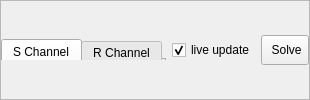
               <widget class="QFrame" name="frame_4">
                <property name="sizePolicy">
                 <sizepolicy hsizetype="Preferred" vsizetype="Fixed">
                  <horstretch>0</horstretch>
                  <verstretch>0</verstretch>
                 </sizepolicy>
                </property>
                <property name="frameShape">
                 <enum>QFrame::StyledPanel</enum>
                </property>
                <property name="frameShadow">
                 <enum>QFrame::Raised</enum>
                </property>
                <layout class="QHBoxLayout" name="horizontalLayout_15">
                 <property name="leftMargin">
                  <number>0</number>
                 </property>
                 <property name="topMargin">
                  <number>0</number>
                 </property>
                 <property name="rightMargin">
                  <number>0</number>
                 </property>
                 <property name="bottomMargin">
                  <number>0</number>
                 </property>
                 <item>
                  <widget class="QTabWidget" name="tabWidget_mechanics_chn">
                   <property name="maximumSize">
                    <size>
                     <width>16777215</width>
                     <height>21</height>
                    </size>
                   </property>
                   <property name="currentIndex">
                    <number>0</number>
                   </property>
                   <widget class="QWidget" name="tab_settings_mechanis_sampchn">
                    <attribute name="title">
                     <string>S Channel</string>
                    </attribute>
                   </widget>
                   <widget class="QWidget" name="tab_settings_mechanis_refchn">
                    <attribute name="title">
                     <string>R Channel</string>
                    </attribute>
                   </widget>
                  </widget>
                 </item>
                 <item>
                  <widget class="QCheckBox" name="checkBox_settings_mech_liveupdate">
                   <property name="toolTip">
                    <string>&lt;html&gt;&lt;head/&gt;&lt;body&gt;&lt;p&gt;Live update solving results in table. This may make the solving process slower!&lt;/p&gt;&lt;/body&gt;&lt;/html&gt;</string>
                   </property>
                   <property name="text">
                    <string>live update</string>
                   </property>
                   <property name="checked">
                    <bool>true</bool>
                   </property>
                  </widget>
                 </item>
                 <item>
                  <widget class="QToolButton" name="toolButton_settings_mechanics_solve">
                   <property name="sizePolicy">
                    <sizepolicy hsizetype="Preferred" vsizetype="Preferred">
                     <horstretch>0</horstretch>
                     <verstretch>0</verstretch>
                    </sizepolicy>
                   </property>
                   <property name="maximumSize">
                    <size>
                     <width>16777215</width>
                     <height>30</height>
                    </size>
                   </property>
                   <property name="text">
                    <string> Solve</string>
                   </property>
                   <property name="popupMode">
                    <enum>QToolButton::InstantPopup</enum>
                   </property>
                   <property name="toolButtonStyle">
                    <enum>Qt::ToolButtonTextOnly</enum>
                   </property>
                   <property name="autoRaise">
                    <bool>false</bool>
                   </property>
                   <property name="arrowType">
                    <enum>Qt::NoArrow</enum>
                   </property>
                  </widget>
                 </item>
                </layout>
               </widget>
